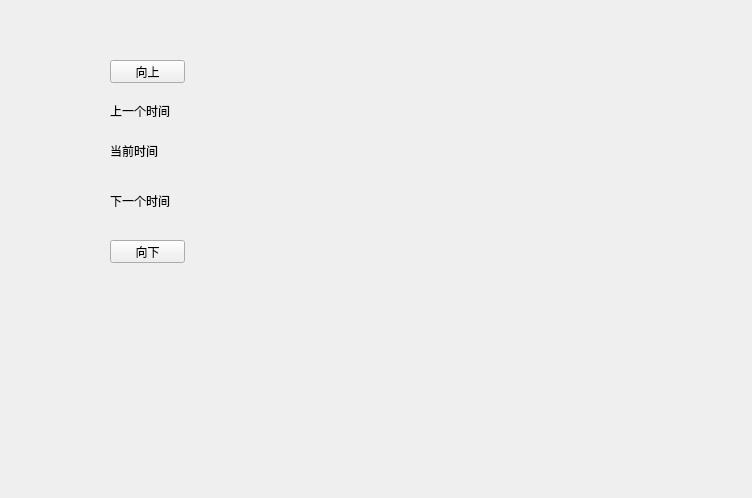
<?xml version="1.0" encoding="UTF-8"?>
<ui version="4.0">
 <class>QSingleSelectTimeWidget</class>
 <widget class="QWidget" name="QSingleSelectTimeWidget">
  <property name="geometry">
   <rect>
    <x>0</x>
    <y>0</y>
    <width>752</width>
    <height>498</height>
   </rect>
  </property>
  <property name="windowTitle">
   <string>QSingleSelectTimeWidget</string>
  </property>
  <widget class="QPushButton" name="btnUp">
   <property name="geometry">
    <rect>
     <x>110</x>
     <y>60</y>
     <width>75</width>
     <height>23</height>
    </rect>
   </property>
   <property name="text">
    <string>向上</string>
   </property>
  </widget>
  <widget class="QPushButton" name="btnDown">
   <property name="geometry">
    <rect>
     <x>110</x>
     <y>240</y>
     <width>75</width>
     <height>23</height>
    </rect>
   </property>
   <property name="text">
    <string>向下</string>
   </property>
  </widget>
  <widget class="QLabel" name="labPrevious">
   <property name="geometry">
    <rect>
     <x>110</x>
     <y>100</y>
     <width>61</width>
     <height>21</height>
    </rect>
   </property>
   <property name="text">
    <string>上一个时间</string>
   </property>
  </widget>
  <widget class="QLabel" name="labCurrent">
   <property name="geometry">
    <rect>
     <x>110</x>
     <y>140</y>
     <width>61</width>
     <height>21</height>
    </rect>
   </property>
   <property name="text">
    <string>当前时间</string>
   </property>
  </widget>
  <widget class="QLabel" name="labNext">
   <property name="geometry">
    <rect>
     <x>110</x>
     <y>190</y>
     <width>61</width>
     <height>21</height>
    </rect>
   </property>
   <property name="text">
    <string>下一个时间</string>
   </property>
  </widget>
 </widget>
 <layoutdefault spacing="6" margin="11"/>
 <resources/>
 <connections/>
</ui>
